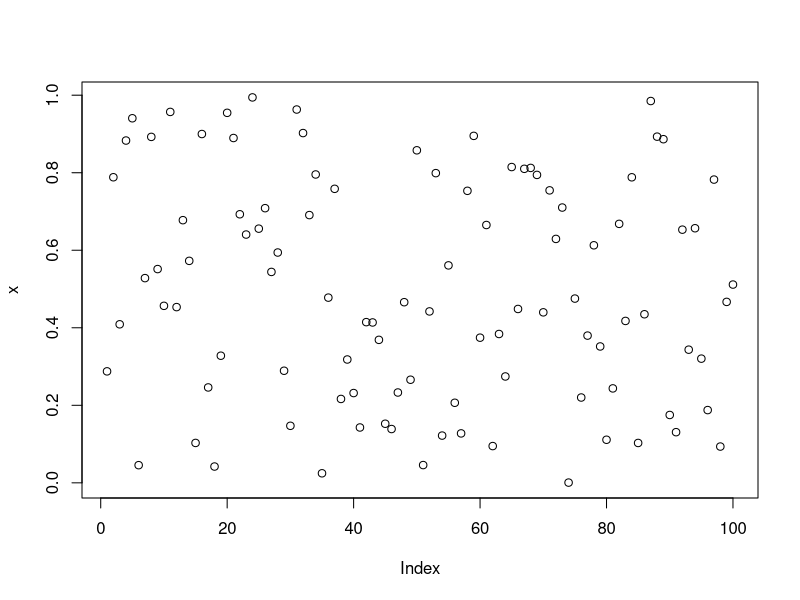
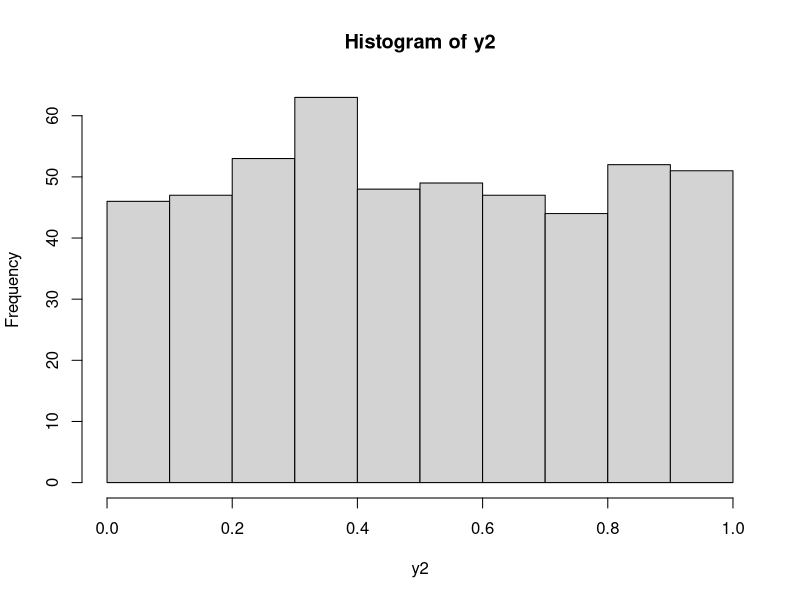
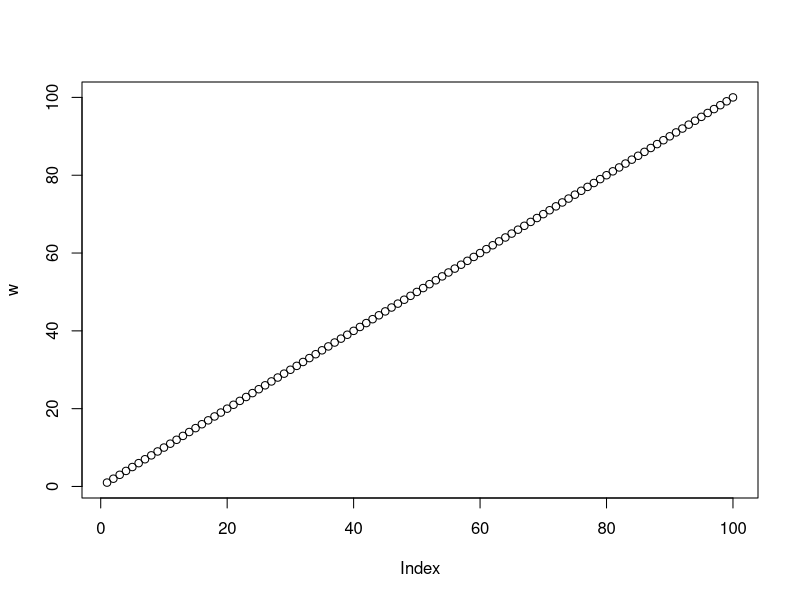

Source code (R) for these figures, in order:
set.seed(123)
x <- runif(100)
plot(x)

y2 <- runif(500)
hist(y2)

str(x)

z <- rpois(100, 5)
table(z)

w <- 1:100

summary(w)
plot(w)